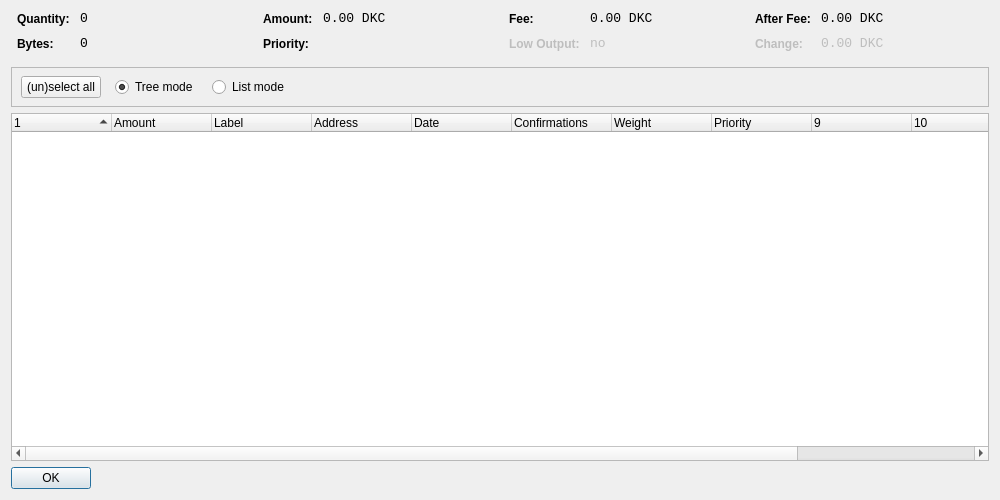
<?xml version="1.0" encoding="UTF-8"?>
<ui version="4.0">
 <class>CoinControlDialog</class>
 <widget class="QWidget" name="CoinControlDialog">
  <property name="geometry">
   <rect>
    <x>0</x>
    <y>0</y>
    <width>1000</width>
    <height>500</height>
   </rect>
  </property>
  <property name="windowTitle">
   <string>Coin Control</string>
  </property>
  <layout class="QVBoxLayout" name="verticalLayout">
   <item>
    <layout class="QHBoxLayout" name="horizontalLayoutTop" stretch="0,0,0,0">
     <property name="topMargin">
      <number>0</number>
     </property>
     <property name="bottomMargin">
      <number>10</number>
     </property>
     <item>
      <layout class="QFormLayout" name="formLayoutCoinControl1">
       <property name="horizontalSpacing">
        <number>10</number>
       </property>
       <property name="verticalSpacing">
        <number>10</number>
       </property>
       <property name="leftMargin">
        <number>6</number>
       </property>
       <property name="rightMargin">
        <number>6</number>
       </property>
       <item row="0" column="0">
        <widget class="QLabel" name="labelCoinControlQuantityText">
         <property name="styleSheet">
          <string notr="true">font-weight:bold;</string>
         </property>
         <property name="text">
          <string>Quantity:</string>
         </property>
        </widget>
       </item>
       <item row="0" column="1">
        <widget class="QLabel" name="labelCoinControlQuantity">
         <property name="font">
          <font>
           <family>Monospace</family>
           <pointsize>10</pointsize>
          </font>
         </property>
         <property name="cursor">
          <cursorShape>IBeamCursor</cursorShape>
         </property>
         <property name="contextMenuPolicy">
          <enum>Qt::ActionsContextMenu</enum>
         </property>
         <property name="text">
          <string notr="true">0</string>
         </property>
         <property name="textInteractionFlags">
          <set>Qt::LinksAccessibleByMouse|Qt::TextSelectableByKeyboard|Qt::TextSelectableByMouse</set>
         </property>
        </widget>
       </item>
       <item row="1" column="0">
        <widget class="QLabel" name="labelCoinControlBytesText">
         <property name="styleSheet">
          <string notr="true">font-weight:bold;</string>
         </property>
         <property name="text">
          <string>Bytes:</string>
         </property>
        </widget>
       </item>
       <item row="1" column="1">
        <widget class="QLabel" name="labelCoinControlBytes">
         <property name="font">
          <font>
           <family>Monospace</family>
           <pointsize>10</pointsize>
          </font>
         </property>
         <property name="cursor">
          <cursorShape>IBeamCursor</cursorShape>
         </property>
         <property name="contextMenuPolicy">
          <enum>Qt::ActionsContextMenu</enum>
         </property>
         <property name="text">
          <string notr="true">0</string>
         </property>
         <property name="textInteractionFlags">
          <set>Qt::LinksAccessibleByMouse|Qt::TextSelectableByKeyboard|Qt::TextSelectableByMouse</set>
         </property>
        </widget>
       </item>
      </layout>
     </item>
     <item>
      <layout class="QFormLayout" name="formLayoutCoinControl2">
       <property name="horizontalSpacing">
        <number>10</number>
       </property>
       <property name="verticalSpacing">
        <number>10</number>
       </property>
       <property name="leftMargin">
        <number>6</number>
       </property>
       <property name="rightMargin">
        <number>6</number>
       </property>
       <item row="0" column="0">
        <widget class="QLabel" name="labelCoinControlAmountText">
         <property name="styleSheet">
          <string notr="true">font-weight:bold;</string>
         </property>
         <property name="text">
          <string>Amount:</string>
         </property>
        </widget>
       </item>
       <item row="0" column="1">
        <widget class="QLabel" name="labelCoinControlAmount">
         <property name="font">
          <font>
           <family>Monospace</family>
           <pointsize>10</pointsize>
          </font>
         </property>
         <property name="cursor">
          <cursorShape>IBeamCursor</cursorShape>
         </property>
         <property name="contextMenuPolicy">
          <enum>Qt::ActionsContextMenu</enum>
         </property>
         <property name="text">
          <string notr="true">0.00 DKC</string>
         </property>
         <property name="textInteractionFlags">
          <set>Qt::LinksAccessibleByMouse|Qt::TextSelectableByKeyboard|Qt::TextSelectableByMouse</set>
         </property>
        </widget>
       </item>
       <item row="1" column="0">
        <widget class="QLabel" name="labelCoinControlPriorityText">
         <property name="styleSheet">
          <string notr="true">font-weight:bold;</string>
         </property>
         <property name="text">
          <string>Priority:</string>
         </property>
        </widget>
       </item>
       <item row="1" column="1">
        <widget class="QLabel" name="labelCoinControlPriority">
         <property name="font">
          <font>
           <family>Monospace</family>
           <pointsize>10</pointsize>
          </font>
         </property>
         <property name="cursor">
          <cursorShape>IBeamCursor</cursorShape>
         </property>
         <property name="contextMenuPolicy">
          <enum>Qt::ActionsContextMenu</enum>
         </property>
         <property name="text">
          <string/>
         </property>
         <property name="textInteractionFlags">
          <set>Qt::LinksAccessibleByMouse|Qt::TextSelectableByKeyboard|Qt::TextSelectableByMouse</set>
         </property>
        </widget>
       </item>
      </layout>
     </item>
     <item>
      <layout class="QFormLayout" name="formLayoutCoinControl3">
       <property name="horizontalSpacing">
        <number>10</number>
       </property>
       <property name="verticalSpacing">
        <number>10</number>
       </property>
       <property name="leftMargin">
        <number>6</number>
       </property>
       <property name="rightMargin">
        <number>6</number>
       </property>
       <item row="0" column="0">
        <widget class="QLabel" name="labelCoinControlFeeText">
         <property name="styleSheet">
          <string notr="true">font-weight:bold;</string>
         </property>
         <property name="text">
          <string>Fee:</string>
         </property>
        </widget>
       </item>
       <item row="0" column="1">
        <widget class="QLabel" name="labelCoinControlFee">
         <property name="font">
          <font>
           <family>Monospace</family>
           <pointsize>10</pointsize>
          </font>
         </property>
         <property name="cursor">
          <cursorShape>IBeamCursor</cursorShape>
         </property>
         <property name="contextMenuPolicy">
          <enum>Qt::ActionsContextMenu</enum>
         </property>
         <property name="text">
          <string notr="true">0.00 DKC</string>
         </property>
         <property name="textInteractionFlags">
          <set>Qt::LinksAccessibleByMouse|Qt::TextSelectableByKeyboard|Qt::TextSelectableByMouse</set>
         </property>
        </widget>
       </item>
       <item row="1" column="0">
        <widget class="QLabel" name="labelCoinControlLowOutputText">
         <property name="enabled">
          <bool>false</bool>
         </property>
         <property name="styleSheet">
          <string notr="true">font-weight:bold;</string>
         </property>
         <property name="text">
          <string>Low Output:</string>
         </property>
        </widget>
       </item>
       <item row="1" column="1">
        <widget class="QLabel" name="labelCoinControlLowOutput">
         <property name="enabled">
          <bool>false</bool>
         </property>
         <property name="font">
          <font>
           <family>Monospace</family>
           <pointsize>10</pointsize>
          </font>
         </property>
         <property name="cursor">
          <cursorShape>IBeamCursor</cursorShape>
         </property>
         <property name="contextMenuPolicy">
          <enum>Qt::ActionsContextMenu</enum>
         </property>
         <property name="text">
          <string>no</string>
         </property>
         <property name="textInteractionFlags">
          <set>Qt::LinksAccessibleByMouse|Qt::TextSelectableByKeyboard|Qt::TextSelectableByMouse</set>
         </property>
        </widget>
       </item>
      </layout>
     </item>
     <item>
      <layout class="QFormLayout" name="formLayoutCoinControl4">
       <property name="horizontalSpacing">
        <number>10</number>
       </property>
       <property name="verticalSpacing">
        <number>10</number>
       </property>
       <property name="leftMargin">
        <number>6</number>
       </property>
       <property name="rightMargin">
        <number>6</number>
       </property>
       <item row="0" column="0">
        <widget class="QLabel" name="labelCoinControlAfterFeeText">
         <property name="styleSheet">
          <string notr="true">font-weight:bold;</string>
         </property>
         <property name="text">
          <string>After Fee:</string>
         </property>
        </widget>
       </item>
       <item row="0" column="1">
        <widget class="QLabel" name="labelCoinControlAfterFee">
         <property name="font">
          <font>
           <family>Monospace</family>
           <pointsize>10</pointsize>
          </font>
         </property>
         <property name="cursor">
          <cursorShape>IBeamCursor</cursorShape>
         </property>
         <property name="contextMenuPolicy">
          <enum>Qt::ActionsContextMenu</enum>
         </property>
         <property name="text">
          <string notr="true">0.00 DKC</string>
         </property>
         <property name="textInteractionFlags">
          <set>Qt::LinksAccessibleByMouse|Qt::TextSelectableByKeyboard|Qt::TextSelectableByMouse</set>
         </property>
        </widget>
       </item>
       <item row="1" column="0">
        <widget class="QLabel" name="labelCoinControlChangeText">
         <property name="enabled">
          <bool>false</bool>
         </property>
         <property name="styleSheet">
          <string notr="true">font-weight:bold;</string>
         </property>
         <property name="text">
          <string>Change:</string>
         </property>
        </widget>
       </item>
       <item row="1" column="1">
        <widget class="QLabel" name="labelCoinControlChange">
         <property name="enabled">
          <bool>false</bool>
         </property>
         <property name="font">
          <font>
           <family>Monospace</family>
           <pointsize>10</pointsize>
          </font>
         </property>
         <property name="cursor">
          <cursorShape>IBeamCursor</cursorShape>
         </property>
         <property name="contextMenuPolicy">
          <enum>Qt::ActionsContextMenu</enum>
         </property>
         <property name="text">
          <string notr="true">0.00 DKC</string>
         </property>
         <property name="textInteractionFlags">
          <set>Qt::LinksAccessibleByMouse|Qt::TextSelectableByKeyboard|Qt::TextSelectableByMouse</set>
         </property>
        </widget>
       </item>
      </layout>
     </item>
    </layout>
   </item>
   <item>
    <widget class="QFrame" name="frame">
     <property name="minimumSize">
      <size>
       <width>0</width>
       <height>40</height>
      </size>
     </property>
     <property name="frameShape">
      <enum>QFrame::StyledPanel</enum>
     </property>
     <property name="frameShadow">
      <enum>QFrame::Sunken</enum>
     </property>
     <widget class="QWidget" name="horizontalLayoutWidget">
      <property name="geometry">
       <rect>
        <x>10</x>
        <y>0</y>
        <width>781</width>
        <height>41</height>
       </rect>
      </property>
      <layout class="QHBoxLayout" name="horizontalLayoutPanel" stretch="0,0,0,0">
       <property name="spacing">
        <number>14</number>
       </property>
       <item>
        <widget class="QPushButton" name="pushButtonSelectAll">
         <property name="sizePolicy">
          <sizepolicy hsizetype="Maximum" vsizetype="Fixed">
           <horstretch>0</horstretch>
           <verstretch>0</verstretch>
          </sizepolicy>
         </property>
         <property name="text">
          <string>(un)select all</string>
         </property>
        </widget>
       </item>
       <item>
        <widget class="QRadioButton" name="radioTreeMode">
         <property name="sizePolicy">
          <sizepolicy hsizetype="Maximum" vsizetype="Fixed">
           <horstretch>0</horstretch>
           <verstretch>0</verstretch>
          </sizepolicy>
         </property>
         <property name="text">
          <string>Tree mode</string>
         </property>
         <property name="checked">
          <bool>true</bool>
         </property>
        </widget>
       </item>
       <item>
        <widget class="QRadioButton" name="radioListMode">
         <property name="sizePolicy">
          <sizepolicy hsizetype="Maximum" vsizetype="Fixed">
           <horstretch>0</horstretch>
           <verstretch>0</verstretch>
          </sizepolicy>
         </property>
         <property name="text">
          <string>List mode</string>
         </property>
        </widget>
       </item>
       <item>
        <spacer name="horizontalSpacer">
         <property name="orientation">
          <enum>Qt::Horizontal</enum>
         </property>
         <property name="sizeHint" stdset="0">
          <size>
           <width>40</width>
           <height>20</height>
          </size>
         </property>
        </spacer>
       </item>
      </layout>
     </widget>
    </widget>
   </item>
   <item>
    <widget class="CoinControlTreeWidget" name="treeWidget">
     <property name="contextMenuPolicy">
      <enum>Qt::CustomContextMenu</enum>
     </property>
     <property name="sortingEnabled">
      <bool>false</bool>
     </property>
     <property name="columnCount">
      <number>12</number>
     </property>
     <attribute name="headerShowSortIndicator" stdset="0">
      <bool>true</bool>
     </attribute>
     <attribute name="headerStretchLastSection">
      <bool>false</bool>
     </attribute>
     <column>
      <property name="text">
       <string/>
      </property>
     </column>
     <column>
      <property name="text">
       <string>Amount</string>
      </property>
     </column>
     <column>
      <property name="text">
       <string>Label</string>
      </property>
     </column>
     <column>
      <property name="text">
       <string>Address</string>
      </property>
     </column>
     <column>
      <property name="text">
       <string>Date</string>
      </property>
     </column>
     <column>
      <property name="text">
       <string>Confirmations</string>
      </property>
      <property name="toolTip">
       <string>Confirmed</string>
      </property>
     </column>
     <column>
      <property name="text">
       <string>Weight</string>
      </property>
     </column>
     <column>
      <property name="text">
       <string>Priority</string>
      </property>
     </column>
     <column>
      <property name="text">
       <string/>
      </property>
     </column>
     <column>
      <property name="text">
       <string/>
      </property>
     </column>
     <column>
      <property name="text">
       <string/>
      </property>
     </column>
     <column>
      <property name="text">
       <string/>
      </property>
     </column>
    </widget>
   </item>
   <item>
    <widget class="QDialogButtonBox" name="buttonBox">
     <property name="sizePolicy">
      <sizepolicy hsizetype="Maximum" vsizetype="Fixed">
       <horstretch>0</horstretch>
       <verstretch>0</verstretch>
      </sizepolicy>
     </property>
     <property name="orientation">
      <enum>Qt::Horizontal</enum>
     </property>
     <property name="standardButtons">
      <set>QDialogButtonBox::Ok</set>
     </property>
    </widget>
   </item>
  </layout>
 </widget>
 <customwidgets>
  <customwidget>
   <class>CoinControlTreeWidget</class>
   <extends>QTreeWidget</extends>
   <header>coincontroltreewidget.h</header>
  </customwidget>
 </customwidgets>
 <resources/>
 <connections/>
</ui>
